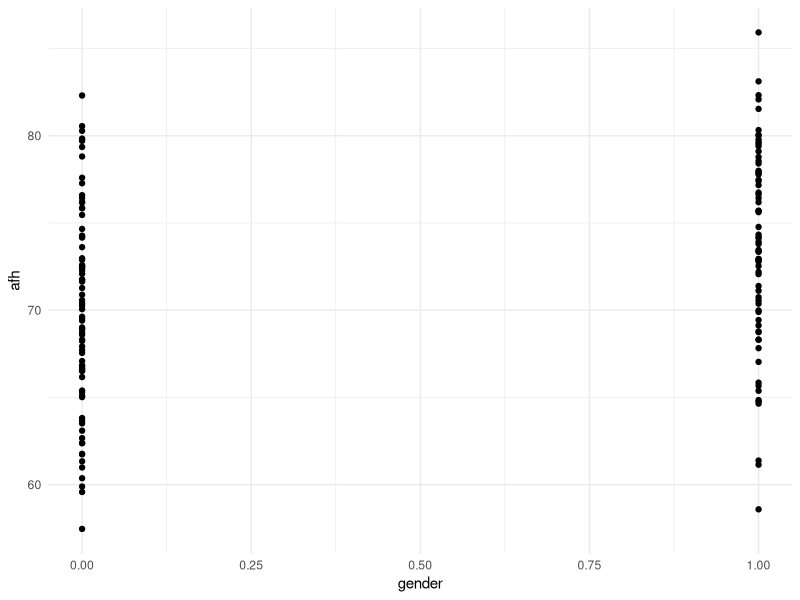

This chart was generated by the following R code:
## ---- chunk 1
knitr::opts_chunk$set(echo = TRUE)
library(tidyverse)
## ---- chunk 2
datos <- read.csv("datosage_6.csv", header = T)
ggplot(data = datos) +
  geom_point(mapping = aes(x = gender, y = afh)) +
  theme_minimal()
